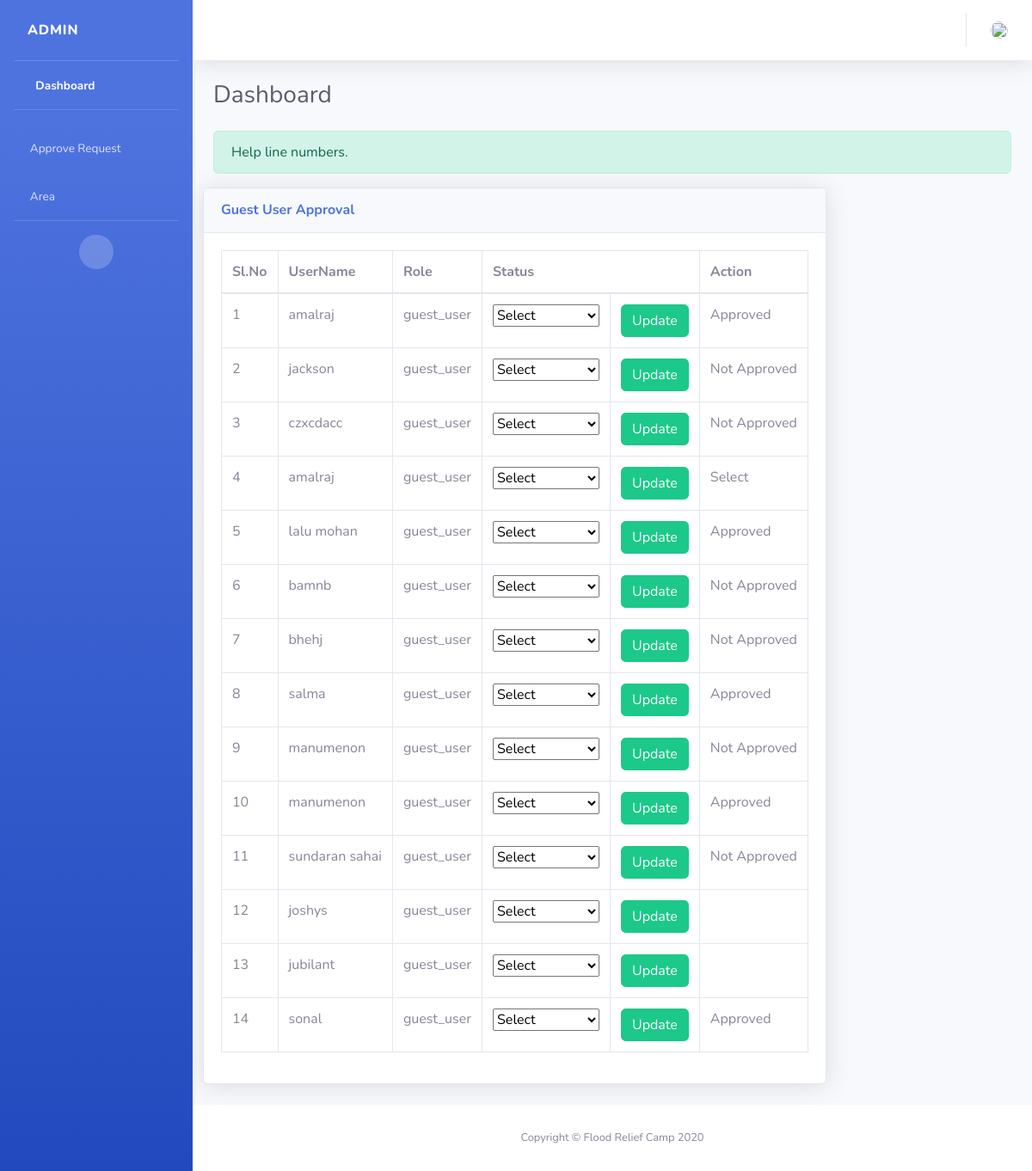
Page /approve_user on the committed database.
### app1/models.py (models this page shows)
class user_registered(models.Model):
    name=models.CharField(max_length=250)
    username=models.CharField(max_length=250)
    password=models.CharField(max_length=250)
    email=models.CharField(max_length=250)
    phone=models.CharField(max_length=250)
    role=models.CharField(max_length=250)
    status=models.CharField(max_length=250)

### app1/views.py (the view)
# urls.py: path('approve_user',views.approve_users,name='approve_user'),
def approve_users(request):
    obj=user_registered.objects.all()
    req_id=request.POST.get("id")
    try:
        update_obj=user_registered.objects.get(id=req_id)
    except user_registered.DoesNotExist:
        update_obj=None
    if request.method == 'POST':
       status_update=request.POST.get("update")
       update_obj.status=status_update
       update_obj.save()
    return render(request,'admin_approve_request.html',{'user_details':obj})

### app1/templates/admin_approve_request.html (shortened to what this page needs)
<!DOCTYPE html>
<html lang="en">
{% load static %}
<head>
    <link href="{% static "vendor/fontawesome-free/css/all.min.css"%}"" rel="stylesheet" type="text/css">
    <link href="{% static "css/sb-admin-2.min.css"%}"" rel="stylesheet">
</head>
<body id="page-top">
    <div id="wrapper">
        <ul class="navbar-nav bg-gradient-primary sidebar sidebar-dark accordion " id="accordionSidebar">
            <a class="sidebar-brand d-flex align-items-center justify-content-left" href="{% url 'admin_dashboard' %}">
                <div class="sidebar-brand-text mx-3">Admin </div>
            </a>
            <hr class="sidebar-divider my-0">
            <li class="nav-item active">
                <a class="nav-link" href="{% url 'admin_dashboard' %}">
                    <i class="fas fa-fw fa-tachometer-alt"></i>
                    <span>Dashboard</span></a>
            </li>
            <hr class="sidebar-divider">
            <li class="nav-item">
                <a class="nav-link collapsed" href="#" data-toggle="collapse" data-target="#collapsePages2"
                    aria-expanded="true" aria-controls="collapsePages2">
                    <i class="fas fa-check"></i>
                    <span>Approve Request</span>
                </a>
            </li>
            <li class="nav-item">
                <a class="nav-link collapsed" href="#" data-toggle="collapse" data-target="#collapsePages1"
                    aria-expanded="true" aria-controls="collapsePages1">
                    <i class="fas fa-map-marker-alt"></i>
                    <span>Area</span>
                </a>
            </li>
            <hr class="sidebar-divider d-none d-md-block">
            <div class="text-center d-none d-md-inline">
                <button class="rounded-circle border-0" id="sidebarToggle"></button>
            </div>
        </ul>
        <div id="content-wrapper" class="d-flex flex-column">
            <div id="content">
                <nav class="navbar navbar-expand navbar-light bg-white topbar mb-4 static-top shadow">
                    <ul class="navbar-nav ml-auto">
                        <li class="nav-item dropdown no-arrow">
                            <a class="nav-link dropdown-toggle" href="#" id="userDropdown" role="button"
                                data-toggle="dropdown" aria-haspopup="true" aria-expanded="false">
                                <img class="img-profile rounded-circle"
                                    src="{% static "images/profileicon.png"%}"" style="width: 20px; height:20px;">
                            </a>
                        </li>
                    </ul>
                </nav>
                <div class="container-fluid">
                    <div class="d-sm-flex align-items-center justify-content-between mb-4">
                        <h1 class="h3 mb-0 text-gray-800">Dashboard</h1>
                    </div>
                    <div class="alert alert-success" role="alert">
                        Help line numbers.
                      </div>
                    <div class="row">
                        <div class="card shadow mb-4">
                            <div class="card-header py-3">
                                <h6 class="m-0 font-weight-bold text-primary"> Guest User Approval</h6>
                            </div>
                            <div class="card-body">
                                <div class="table-responsive">
                                    <table class="table table-bordered" id="dataTable" width="100%" cellspacing="0">
                                        <thead>
                                            <tr>
                                                <th>Sl.No</th>
                                                <th>UserName</th>
                                                <th>Role</th>
                                                <th colspan="2">Status</th>
                                                <th >Action </th>
                                            </tr>
                                        </thead>
                                        <tbody>
                                           {% for x in user_details %}
                                            <tr>
                                                <td>{{forloop.counter|add:0}}</td>
                                                <td>{{x.username}}</td>
                                                <td>{{x.role}}</td>
                                                <form action="" method="POST">
                                                <td><select name="update" id="">
                                                    <option > Select </option>
                                                </select>
                                                </td>
                                                <td><button type="submit"  class="btn btn-success" name="id" value="{{x.id}}">Update</button> </td>
                                            </form>
                                                <td>{{x.status}}</td>
                                            </tr>
                                           {% endfor %}
                                        </tbody>
                                    </table>
                                </div>
                            </div>
                        </div>
                    </div>
                </div>
            </div>
            <footer class="sticky-footer bg-white">
                <div class="container my-auto">
                    <div class="copyright text-center my-auto">
                        <span>Copyright &copy; Flood Relief Camp 2020</span>
                    </div>
                </div>
            </footer>
        </div>
    </div>
</body>
</html>

### rows in the picture
user_registered: username "amalraj", role "guest_user", status "Approved"
user_registered: username "jackson", role "guest_user", status "Not Approved"
user_registered: username "czxcdacc", role "guest_user", status "Not Approved"
user_registered: username "amalraj", role "guest_user", status "Select"
user_registered: username "lalu mohan", role "guest_user", status "Approved"
user_registered: username "bamnb", role "guest_user", status "Not Approved"
user_registered: username "bhehj", role "guest_user", status "Not Approved"
user_registered: username "salma", role "guest_user", status "Approved"
user_registered: username "manumenon", role "guest_user", status "Not Approved"
user_registered: username "manumenon", role "guest_user", status "Approved"
user_registered: username "sundaran sahai", role "guest_user", status "Not Approved"
user_registered: username "joshys", role "guest_user"
user_registered: username "jubilant", role "guest_user"
user_registered: username "sonal", role "guest_user", status "Approved"
